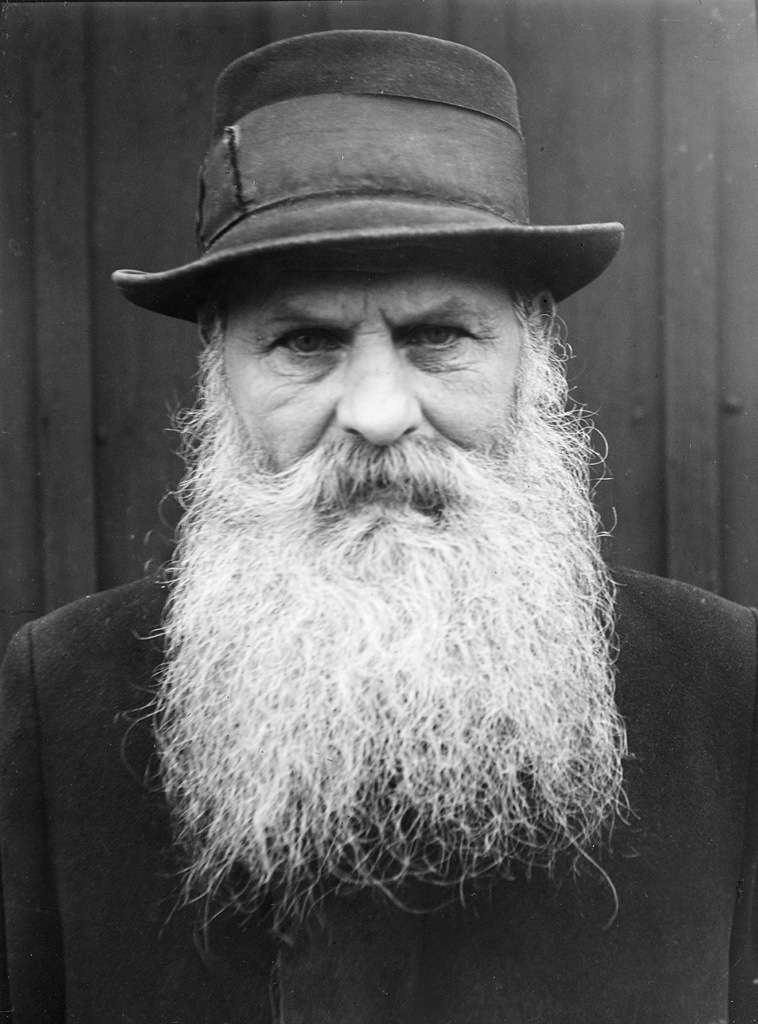
#> input picture ex1/src/image/beardman.jpg, 758 x 1024 px
$ python blur_gauss.py   (older library calls are emulated)
#> lines starting #> are read from the running program, lines starting #| are printed output that depends on the picture
### ex1/src/helper_functions.py
#!/usr/bin/env python
# -*- coding: utf-8 -*-

"""
Machine Vision (376.081)
Exercise 1: Canny Edge Detector
Matthias Hirschmanner 2026
Automation & Control Institute, TU Wien

Tutors: machinevision@acin.tuwien.ac.at
"""

import cv2
import numpy as np
import matplotlib.pyplot as plt


def show_image(img: np.array, title: str, save_image: bool = False, use_matplotlib: bool = False) -> None:
    """ Plot an image with either OpenCV or Matplotlib.

    :param img: :param img: Input image
    :type img: np.array with shape (height, width) or (height, width, channels)

    :param title: The title of the plot which is also used as a filename if save_image is chosen
    :type title: string

    :param save_image: If this is set to True, an image will be saved to disc as title.png
    :type save_image: bool

    :param use_matplotlib: If this is set to True, Matplotlib will be used for plotting, OpenCV otherwise
    :type use_matplotlib: bool
    """

    # First check if img is color or grayscale. Raise an exception on a wrong type.
    if len(img.shape) == 3:
        is_color = True
    elif len(img.shape) == 2:
        is_color = False
    else:
        raise ValueError(
            'The image does not have a valid shape. Expected either (height, width) or (height, width, channels)')

    if img.dtype == np.uint8:
        img = img.astype(np.float32) / 255.

    if use_matplotlib:
        plt.figure()
        plt.title(title)
        if is_color:
            # OpenCV uses BGR order while Matplotlib uses RGB. Reverse the the channels to plot the correct colors
            plt.imshow(img[..., ::-1])
        else:
            plt.imshow(img, cmap='gray')
        plt.xticks([])
        plt.yticks([])
        plt.show()
    else:
        cv2.imshow(title, img)
        cv2.waitKey(0)

    if save_image:
        if is_color:
            png_img = (cv2.cvtColor(img, cv2.COLOR_BGR2BGRA) * 255.).astype(np.uint8)
        else:
            png_img = (cv2.cvtColor(img, cv2.COLOR_GRAY2BGRA)*255.).astype(np.uint8)
        cv2.imwrite(title.replace(" ", "_") + ".png", png_img)


def plot_row_intensities(img: np.array, row: int, title: str = "Intensities", save_image: bool = False) -> None:
    """ Plots the intensities of one row of an input image

    :param img: Input grayscale image
    :type img: np.array with shape (height, width) with dtype = np.float32 and values in the range [0., 1.]

    :param row: Index of the row of the image you want to plot
    :type row: int

    :param title: The title of the plot which is also used as a filename if save_image is chosen
    :type title: string

    :param save_image: If this is set to True, an image will be saved to disc as title.png
    :type save_image: bool

    :return: None
    """

    if row >= img.shape[0] or row < 0:
        raise ValueError("Row index would be outside of the image.")

    # Get the values of the specified row
    row_values = img[row, ...]

    # Plotting
    fig, ax = plt.subplots()
    ax.plot(np.arange(0, len(row_values)), row_values)
    ax.set(xlabel='Column', ylabel='Intensity',
           title=title)
    ax.grid()
    if save_image:
        fig.savefig(title.replace(" ", "_")+'.png')
    plt.show()

    # Convert the image to BGR so we can display the line in red which intensities we are using
    output_img = cv2.cvtColor(img, cv2.COLOR_GRAY2BGR)
    output_img[row, ...] = (0, 0, 1)
    show_image(output_img, "Imrow")


# [52 lines left out: functions plot_kernel, add_gaussian_noise, not called in this run]

### ex1/src/blur_gauss.py
#!/usr/bin/env python
# -*- coding: utf-8 -*-

""" Blur the input image with Gaussian filter kernel

Author: FILL IN
MatrNr: FILL IN
"""

import cv2
import numpy as np

def _gauss(x: int, y: int, sigma: float) -> float:
        return (1/(2*np.pi*sigma**2) * np.exp(-1*(x**2 + y**2)/(2 * sigma ** 2)))

def blur_gauss(img: np.array, sigma: float, is_constant_size = False) -> np.array:
    """ Blur the input image with a Gaussian filter with standard deviation of sigma.

    Construct a two-dimensional Gaussian kernel with standard deviation sigma and
    size 2 * ceil(3 * sigma) + 1 in each dimenstion. Normalize the kernel so its
    values sum to one, then apply it to the input image using cv2.filter2D.
    Do not modify the input image.

    :param img: Grayscale input image
    :type img: np.array with shape (height, width) with dtype = np.float32 and values in the range [0., 1.]

    :param sigma: The standard deviation of the Gaussian kernel
    :type sigma: float

    :return: Blurred image
    :rtype: np.array with shape (height, width) with dtype = np.float32 and values in the range [0.,1.]
    """
    ######################################################
    # Write your own code here
    size = int(2 * np.ceil(3 * sigma) + 1)
    filter = None
    if is_constant_size:
        filter = np.empty((25,25))
    else:
        filter = np.empty((size, size))

    sum = 0
    center = (size - 1) / 2
    for idx in np.ndindex(filter.shape):
        x = idx[0] - center
        y = idx[1] - center
        filter[idx] = _gauss(x, y, sigma)
        sum += filter[idx]

    filter /= sum

    img_blur = cv2.filter2D(img, ddepth = -1, kernel=filter)

    ######################################################
    return img_blur


if __name__ == "__main__":
    from helper_functions import *
    from pathlib import Path

    current_path = Path(__file__).parent
    img_gray = cv2.imread(str(current_path.joinpath("image/beardman.jpg")), cv2.IMREAD_GRAYSCALE)
#> img_gray is the input picture: shape (1024, 758); min 0, max 255, mean 97.3

    img_gray = img_gray.astype(np.float32) / 255.
    show_image(img_gray, "Original Image", save_image=False, use_matplotlib=False)
    """
    sigma = 3
    img_blur = blur_gauss(img_gray, sigma)
    show_image(img_blur, "Blurred Image", save_image=False, use_matplotlib=False)

    sigma = 10
    img_blur = blur_gauss(img_gray, sigma)
    show_image(img_blur, "Blurred Image", save_image=False, use_matplotlib=False)

    sigma = 100
    img_blur = blur_gauss(img_gray, sigma)
    show_image(img_blur, "Blurred Image", save_image=False, use_matplotlib=False)


    #blur with constant kernal size and varian sigma

    sigma = 3
    img_blur = blur_gauss(img_gray, sigma, is_constant_size=True)
    show_image(img_blur, "Blurred Image", save_image=False, use_matplotlib=False)

    sigma = 10
    img_blur = blur_gauss(img_gray, sigma, is_constant_size=True)
    show_image(img_blur, "Blurred Image", save_image=False, use_matplotlib=False)

    sigma = 100
    img_blur = blur_gauss(img_gray, sigma, is_constant_size=True)
    show_image(img_blur, "Blurred Image", save_image=False, use_matplotlib=False)
    """
    sigma = 3
    img_blur = blur_gauss(img_gray, sigma)
#> in blur_gauss, `img_blur = cv2.filter2D(img, ddepth = -1, kernel=filter)`:
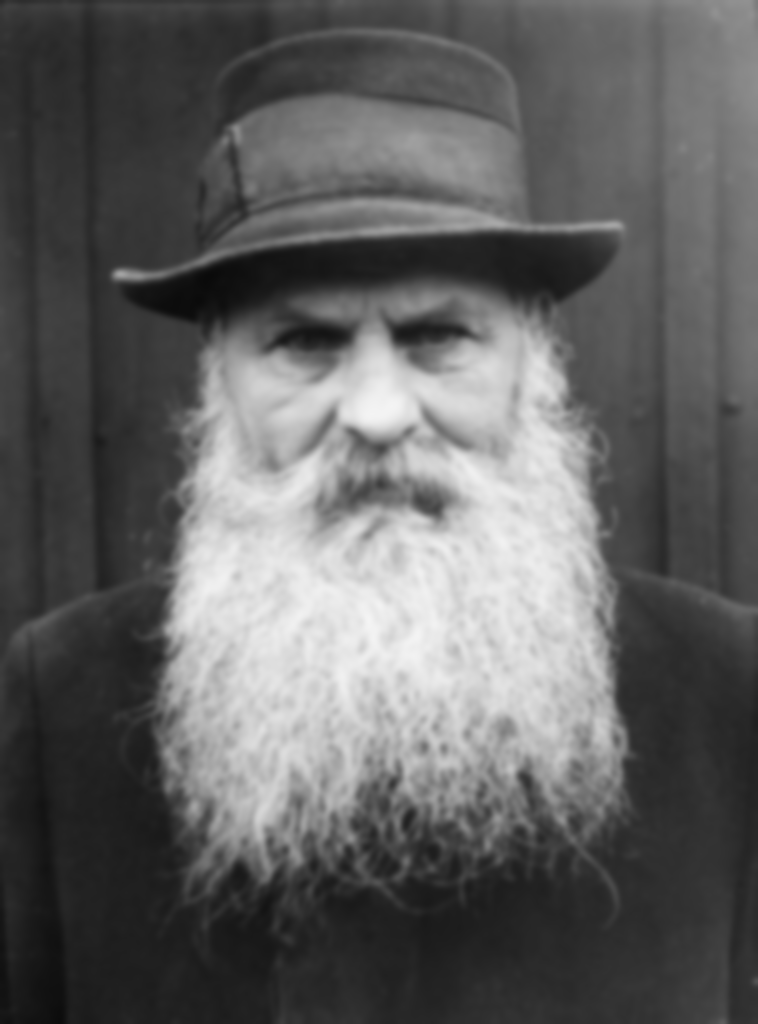
#> img_blur: shape (1024, 758) float32; min 0.0408, max 0.959, mean 0.382

    plot_row_intensities(img_gray, 10)
#> in plot_row_intensities, `row_values = img[row, ...]`: row_values = 758 values, max 0.612 at index 715, min 0.133 at index 0, mean 0.328
#> in plot_row_intensities, `plt.show()`:
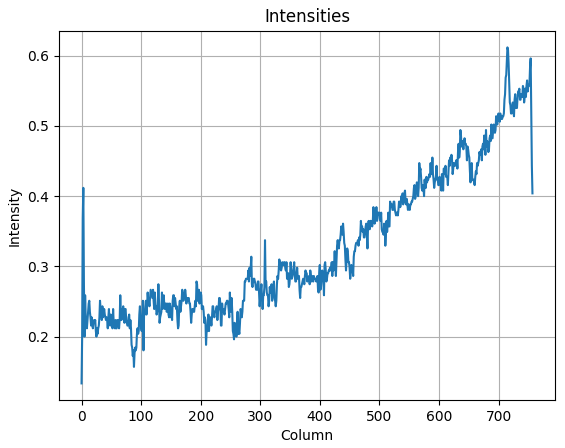
#> figure drawn by matplotlib, 1 panel; curve peaks at x = 715, y = 0.612
#> in plot_row_intensities, `output_img[row, ...] = (0, 0, 1)`:
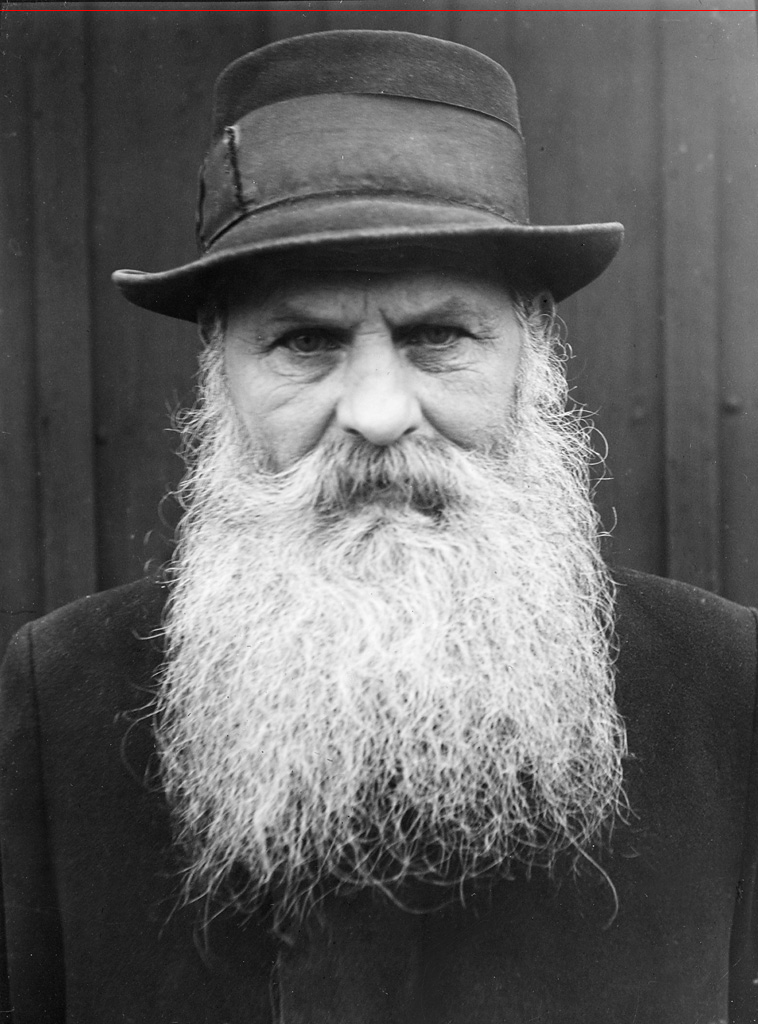
#> output_img: shape (1024, 758, 3) float32; mean B, G, R 0.382, 0.382, 0.383
    plot_row_intensities(img_blur, 10)
#> call 2 of plot_row_intensities, with row = 10, title = 'Intensities', save_image = False
#> in plot_row_intensities (call 2), `row_values = img[row, ...]`: row_values = 758 values, max 0.565 at index 715, min 0.188 at index 88, mean 0.33
#> in plot_row_intensities (call 2), `plt.show()`:
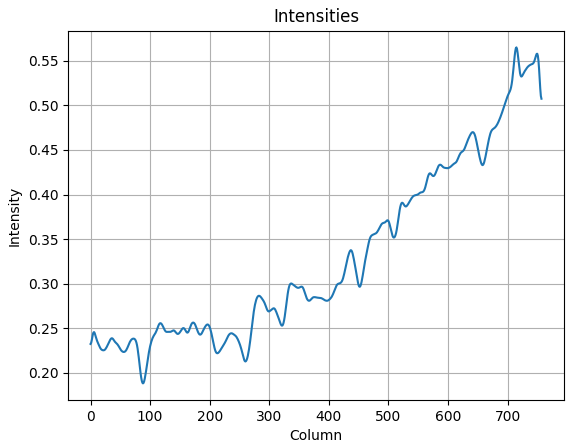
#> figure drawn by matplotlib, 1 panel; curve peaks at x = 715, y = 0.565
#> in plot_row_intensities (call 2), `output_img[row, ...] = (0, 0, 1)`:
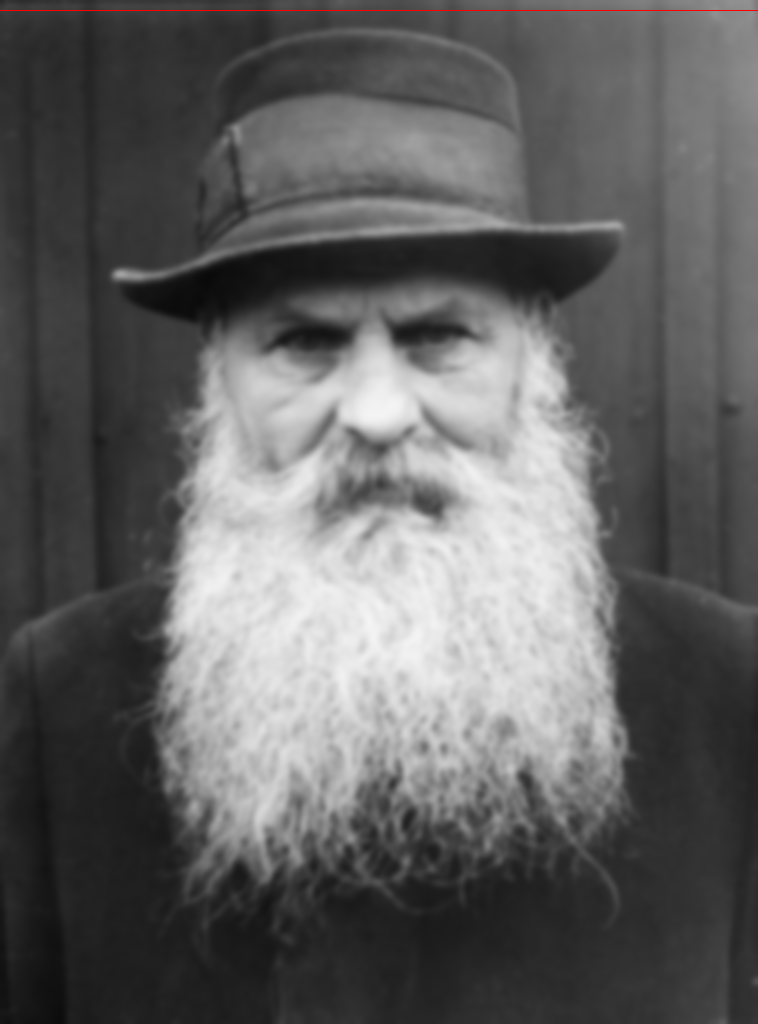
#> output_img: shape (1024, 758, 3) float32; mean B, G, R 0.381, 0.381, 0.382
